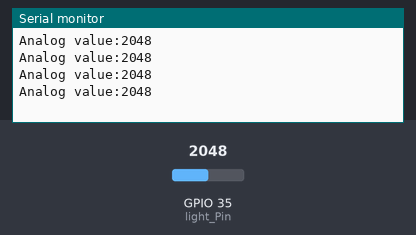
Simulated run of this sketch. Board: ESP32. On the bench: the last lines printed to the serial monitor. Inputs (shaded band) come from the test bench; at power-on: GPIO 35 (light_Pin) = 2048.

Above: at 1.2 s.
1.3 s: GPIO 35 (light_Pin) set to 2866
At 1.71 s:
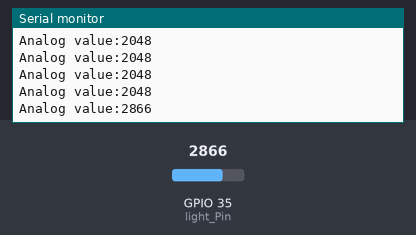
2.8 s: GPIO 35 (light_Pin) set to 3603
At 2.91 s:
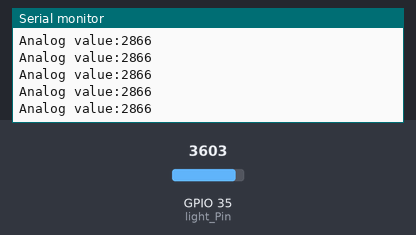
Timing chart, 0 to 5.8 s (numbered marks = the images above; inputs shaded):
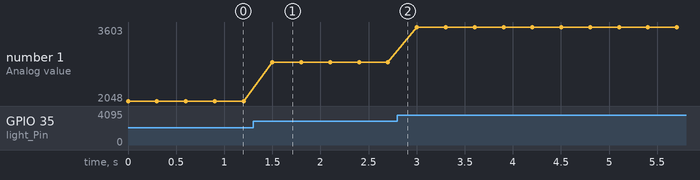

The sketch:

8_light.ino
```cpp
/*
  Project name: 8_light
  Function: Read the analog value of the photoresistor
  Author: keyestudio
  Hardware connection:
    - Connect to port 7
  Library:
    - none (no need to import additional library)
  Cautions:
    - Connect to port 7
    - Before uploading test code, please correctly connect to the development board and port
    - Set the baud rate to 9600 before using serial monitor printing
*/
#define light_Pin 35  //set photoresistor to IO35

void setup() {
  //Set the baud rate
  Serial.begin(9600);
  //set IO35 to input
  pinMode(light_Pin, INPUT);
}

void loop() {
  //Read the analog value of photoresistor
  int light_value = analogRead(light_Pin);
  //Print the analog value of photoresistor
  Serial.print("Analog value:");
  Serial.println(light_value);
  //Delay 300ms to observe the printed analog value
  delay(300);
}
```

Measured:
- after the input at 1.3 s, the serial monitor: prints a new line after 0.20 s (image 1)
- plotted number 1: 2048 → 2866 after the input at 1.3 s, 2866 → 3603 after the input at 2.8 s
